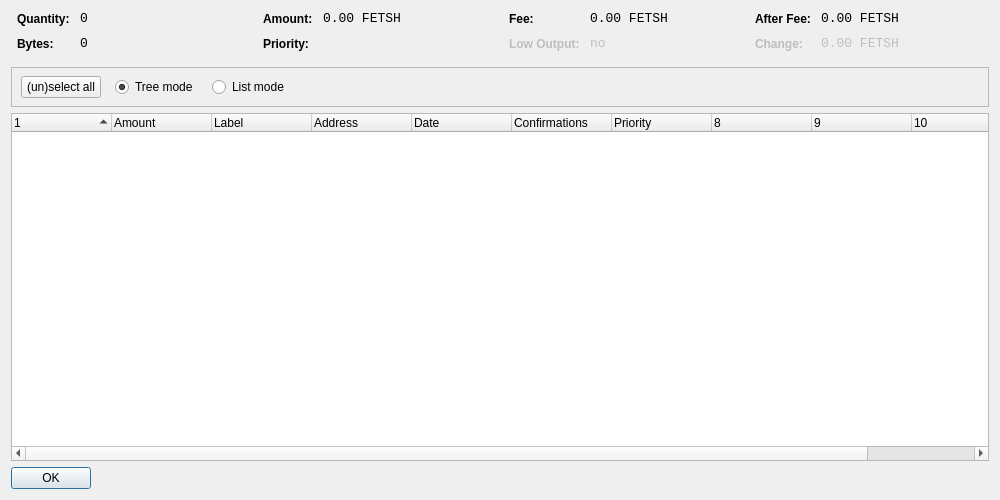
<?xml version="1.0" encoding="UTF-8"?>
<ui version="4.0">
 <class>CoinControlDialog</class>
 <widget class="QDialog" name="CoinControlDialog">
  <property name="geometry">
   <rect>
    <x>0</x>
    <y>0</y>
    <width>1000</width>
    <height>500</height>
   </rect>
  </property>
  <property name="windowTitle">
   <string>Coin Control</string>
  </property>
  <layout class="QVBoxLayout" name="verticalLayout">
   <item>
    <layout class="QHBoxLayout" name="horizontalLayoutTop" stretch="0,0,0,0">
     <property name="topMargin">
      <number>0</number>
     </property>
     <property name="bottomMargin">
      <number>10</number>
     </property>
     <item>
      <layout class="QFormLayout" name="formLayoutCoinControl1">
       <property name="horizontalSpacing">
        <number>10</number>
       </property>
       <property name="verticalSpacing">
        <number>10</number>
       </property>
       <property name="leftMargin">
        <number>6</number>
       </property>
       <property name="rightMargin">
        <number>6</number>
       </property>
       <item row="0" column="0">
        <widget class="QLabel" name="labelCoinControlQuantityText">
         <property name="styleSheet">
          <string notr="true">font-weight:bold;</string>
         </property>
         <property name="text">
          <string>Quantity:</string>
         </property>
        </widget>
       </item>
       <item row="0" column="1">
        <widget class="QLabel" name="labelCoinControlQuantity">
         <property name="font">
          <font>
           <family>Monospace</family>
           <pointsize>10</pointsize>
          </font>
         </property>
         <property name="cursor">
          <cursorShape>IBeamCursor</cursorShape>
         </property>
         <property name="contextMenuPolicy">
          <enum>Qt::ActionsContextMenu</enum>
         </property>
         <property name="text">
          <string notr="true">0</string>
         </property>
         <property name="textInteractionFlags">
          <set>Qt::LinksAccessibleByMouse|Qt::TextSelectableByKeyboard|Qt::TextSelectableByMouse</set>
         </property>
        </widget>
       </item>
       <item row="1" column="0">
        <widget class="QLabel" name="labelCoinControlBytesText">
         <property name="styleSheet">
          <string notr="true">font-weight:bold;</string>
         </property>
         <property name="text">
          <string>Bytes:</string>
         </property>
        </widget>
       </item>
       <item row="1" column="1">
        <widget class="QLabel" name="labelCoinControlBytes">
         <property name="font">
          <font>
           <family>Monospace</family>
           <pointsize>10</pointsize>
          </font>
         </property>
         <property name="cursor">
          <cursorShape>IBeamCursor</cursorShape>
         </property>
         <property name="contextMenuPolicy">
          <enum>Qt::ActionsContextMenu</enum>
         </property>
         <property name="text">
          <string notr="true">0</string>
         </property>
         <property name="textInteractionFlags">
          <set>Qt::LinksAccessibleByMouse|Qt::TextSelectableByKeyboard|Qt::TextSelectableByMouse</set>
         </property>
        </widget>
       </item>
      </layout>
     </item>
     <item>
      <layout class="QFormLayout" name="formLayoutCoinControl2">
       <property name="horizontalSpacing">
        <number>10</number>
       </property>
       <property name="verticalSpacing">
        <number>10</number>
       </property>
       <property name="leftMargin">
        <number>6</number>
       </property>
       <property name="rightMargin">
        <number>6</number>
       </property>
       <item row="0" column="0">
        <widget class="QLabel" name="labelCoinControlAmountText">
         <property name="styleSheet">
          <string notr="true">font-weight:bold;</string>
         </property>
         <property name="text">
          <string>Amount:</string>
         </property>
        </widget>
       </item>
       <item row="0" column="1">
        <widget class="QLabel" name="labelCoinControlAmount">
         <property name="font">
          <font>
           <family>Monospace</family>
           <pointsize>10</pointsize>
          </font>
         </property>
         <property name="cursor">
          <cursorShape>IBeamCursor</cursorShape>
         </property>
         <property name="contextMenuPolicy">
          <enum>Qt::ActionsContextMenu</enum>
         </property>
         <property name="text">
          <string notr="true">0.00 FETSH</string>
         </property>
         <property name="textInteractionFlags">
          <set>Qt::LinksAccessibleByMouse|Qt::TextSelectableByKeyboard|Qt::TextSelectableByMouse</set>
         </property>
        </widget>
       </item>
       <item row="1" column="0">
        <widget class="QLabel" name="labelCoinControlPriorityText">
         <property name="styleSheet">
          <string notr="true">font-weight:bold;</string>
         </property>
         <property name="text">
          <string>Priority:</string>
         </property>
        </widget>
       </item>
       <item row="1" column="1">
        <widget class="QLabel" name="labelCoinControlPriority">
         <property name="font">
          <font>
           <family>Monospace</family>
           <pointsize>10</pointsize>
          </font>
         </property>
         <property name="cursor">
          <cursorShape>IBeamCursor</cursorShape>
         </property>
         <property name="contextMenuPolicy">
          <enum>Qt::ActionsContextMenu</enum>
         </property>
         <property name="text">
          <string/>
         </property>
         <property name="textInteractionFlags">
          <set>Qt::LinksAccessibleByMouse|Qt::TextSelectableByKeyboard|Qt::TextSelectableByMouse</set>
         </property>
        </widget>
       </item>
      </layout>
     </item>
     <item>
      <layout class="QFormLayout" name="formLayoutCoinControl3">
       <property name="horizontalSpacing">
        <number>10</number>
       </property>
       <property name="verticalSpacing">
        <number>10</number>
       </property>
       <property name="leftMargin">
        <number>6</number>
       </property>
       <property name="rightMargin">
        <number>6</number>
       </property>
       <item row="0" column="0">
        <widget class="QLabel" name="labelCoinControlFeeText">
         <property name="styleSheet">
          <string notr="true">font-weight:bold;</string>
         </property>
         <property name="text">
          <string>Fee:</string>
         </property>
        </widget>
       </item>
       <item row="0" column="1">
        <widget class="QLabel" name="labelCoinControlFee">
         <property name="font">
          <font>
           <family>Monospace</family>
           <pointsize>10</pointsize>
          </font>
         </property>
         <property name="cursor">
          <cursorShape>IBeamCursor</cursorShape>
         </property>
         <property name="contextMenuPolicy">
          <enum>Qt::ActionsContextMenu</enum>
         </property>
         <property name="text">
          <string notr="true">0.00 FETSH</string>
         </property>
         <property name="textInteractionFlags">
          <set>Qt::LinksAccessibleByMouse|Qt::TextSelectableByKeyboard|Qt::TextSelectableByMouse</set>
         </property>
        </widget>
       </item>
       <item row="1" column="0">
        <widget class="QLabel" name="labelCoinControlLowOutputText">
         <property name="enabled">
          <bool>false</bool>
         </property>
         <property name="styleSheet">
          <string notr="true">font-weight:bold;</string>
         </property>
         <property name="text">
          <string>Low Output:</string>
         </property>
        </widget>
       </item>
       <item row="1" column="1">
        <widget class="QLabel" name="labelCoinControlLowOutput">
         <property name="enabled">
          <bool>false</bool>
         </property>
         <property name="font">
          <font>
           <family>Monospace</family>
           <pointsize>10</pointsize>
          </font>
         </property>
         <property name="cursor">
          <cursorShape>IBeamCursor</cursorShape>
         </property>
         <property name="contextMenuPolicy">
          <enum>Qt::ActionsContextMenu</enum>
         </property>
         <property name="text">
          <string notr="true">no</string>
         </property>
         <property name="textInteractionFlags">
          <set>Qt::LinksAccessibleByMouse|Qt::TextSelectableByKeyboard|Qt::TextSelectableByMouse</set>
         </property>
        </widget>
       </item>
      </layout>
     </item>
     <item>
      <layout class="QFormLayout" name="formLayoutCoinControl4">
       <property name="horizontalSpacing">
        <number>10</number>
       </property>
       <property name="verticalSpacing">
        <number>10</number>
       </property>
       <property name="leftMargin">
        <number>6</number>
       </property>
       <property name="rightMargin">
        <number>6</number>
       </property>
       <item row="0" column="0">
        <widget class="QLabel" name="labelCoinControlAfterFeeText">
         <property name="styleSheet">
          <string notr="true">font-weight:bold;</string>
         </property>
         <property name="text">
          <string>After Fee:</string>
         </property>
        </widget>
       </item>
       <item row="0" column="1">
        <widget class="QLabel" name="labelCoinControlAfterFee">
         <property name="font">
          <font>
           <family>Monospace</family>
           <pointsize>10</pointsize>
          </font>
         </property>
         <property name="cursor">
          <cursorShape>IBeamCursor</cursorShape>
         </property>
         <property name="contextMenuPolicy">
          <enum>Qt::ActionsContextMenu</enum>
         </property>
         <property name="text">
          <string notr="true">0.00 FETSH</string>
         </property>
         <property name="textInteractionFlags">
          <set>Qt::LinksAccessibleByMouse|Qt::TextSelectableByKeyboard|Qt::TextSelectableByMouse</set>
         </property>
        </widget>
       </item>
       <item row="1" column="0">
        <widget class="QLabel" name="labelCoinControlChangeText">
         <property name="enabled">
          <bool>false</bool>
         </property>
         <property name="styleSheet">
          <string notr="true">font-weight:bold;</string>
         </property>
         <property name="text">
          <string>Change:</string>
         </property>
        </widget>
       </item>
       <item row="1" column="1">
        <widget class="QLabel" name="labelCoinControlChange">
         <property name="enabled">
          <bool>false</bool>
         </property>
         <property name="font">
          <font>
           <family>Monospace</family>
           <pointsize>10</pointsize>
          </font>
         </property>
         <property name="cursor">
          <cursorShape>IBeamCursor</cursorShape>
         </property>
         <property name="contextMenuPolicy">
          <enum>Qt::ActionsContextMenu</enum>
         </property>
         <property name="text">
          <string notr="true">0.00 FETSH</string>
         </property>
         <property name="textInteractionFlags">
          <set>Qt::LinksAccessibleByMouse|Qt::TextSelectableByKeyboard|Qt::TextSelectableByMouse</set>
         </property>
        </widget>
       </item>
      </layout>
     </item>
    </layout>
   </item>
   <item>
    <widget class="QFrame" name="frame">
     <property name="minimumSize">
      <size>
       <width>0</width>
       <height>40</height>
      </size>
     </property>
     <property name="frameShape">
      <enum>QFrame::StyledPanel</enum>
     </property>
     <property name="frameShadow">
      <enum>QFrame::Sunken</enum>
     </property>
     <widget class="QWidget" name="horizontalLayoutWidget">
      <property name="geometry">
       <rect>
        <x>10</x>
        <y>0</y>
        <width>781</width>
        <height>41</height>
       </rect>
      </property>
      <layout class="QHBoxLayout" name="horizontalLayoutPanel" stretch="0,0,0,0">
       <property name="spacing">
        <number>14</number>
       </property>
       <item>
        <widget class="QPushButton" name="pushButtonSelectAll">
         <property name="sizePolicy">
          <sizepolicy hsizetype="Maximum" vsizetype="Fixed">
           <horstretch>0</horstretch>
           <verstretch>0</verstretch>
          </sizepolicy>
         </property>
         <property name="text">
          <string>(un)select all</string>
         </property>
        </widget>
       </item>
       <item>
        <widget class="QRadioButton" name="radioTreeMode">
         <property name="sizePolicy">
          <sizepolicy hsizetype="Maximum" vsizetype="Fixed">
           <horstretch>0</horstretch>
           <verstretch>0</verstretch>
          </sizepolicy>
         </property>
         <property name="text">
          <string>Tree mode</string>
         </property>
         <property name="checked">
          <bool>true</bool>
         </property>
        </widget>
       </item>
       <item>
        <widget class="QRadioButton" name="radioListMode">
         <property name="sizePolicy">
          <sizepolicy hsizetype="Maximum" vsizetype="Fixed">
           <horstretch>0</horstretch>
           <verstretch>0</verstretch>
          </sizepolicy>
         </property>
         <property name="text">
          <string>List mode</string>
         </property>
        </widget>
       </item>
       <item>
        <spacer name="horizontalSpacer">
         <property name="orientation">
          <enum>Qt::Horizontal</enum>
         </property>
         <property name="sizeHint" stdset="0">
          <size>
           <width>40</width>
           <height>20</height>
          </size>
         </property>
        </spacer>
       </item>
      </layout>
     </widget>
    </widget>
   </item>
   <item>
    <widget class="CoinControlTreeWidget" name="treeWidget">
     <property name="contextMenuPolicy">
      <enum>Qt::CustomContextMenu</enum>
     </property>
     <property name="sortingEnabled">
      <bool>false</bool>
     </property>
     <property name="columnCount">
      <number>11</number>
     </property>
     <attribute name="headerShowSortIndicator" stdset="0">
      <bool>true</bool>
     </attribute>
     <attribute name="headerStretchLastSection">
      <bool>false</bool>
     </attribute>
     <column>
      <property name="text">
       <string/>
      </property>
     </column>
     <column>
      <property name="text">
       <string>Amount</string>
      </property>
     </column>
     <column>
      <property name="text">
       <string>Label</string>
      </property>
     </column>
     <column>
      <property name="text">
       <string>Address</string>
      </property>
     </column>
     <column>
      <property name="text">
       <string>Date</string>
      </property>
     </column>
     <column>
      <property name="text">
       <string>Confirmations</string>
      </property>
      <property name="toolTip">
       <string>Confirmed</string>
      </property>
     </column>
     <column>
      <property name="text">
       <string>Priority</string>
      </property>
     </column>
     <column>
      <property name="text">
       <string/>
      </property>
     </column>
     <column>
      <property name="text">
       <string/>
      </property>
     </column>
     <column>
      <property name="text">
       <string/>
      </property>
     </column>
     <column>
      <property name="text">
       <string/>
      </property>
     </column>
    </widget>
   </item>
   <item>
    <widget class="QDialogButtonBox" name="buttonBox">
     <property name="sizePolicy">
      <sizepolicy hsizetype="Maximum" vsizetype="Fixed">
       <horstretch>0</horstretch>
       <verstretch>0</verstretch>
      </sizepolicy>
     </property>
     <property name="orientation">
      <enum>Qt::Horizontal</enum>
     </property>
     <property name="standardButtons">
      <set>QDialogButtonBox::Ok</set>
     </property>
    </widget>
   </item>
  </layout>
 </widget>
 <customwidgets>
  <customwidget>
   <class>CoinControlTreeWidget</class>
   <extends>QTreeWidget</extends>
   <header>coincontroltreewidget.h</header>
  </customwidget>
 </customwidgets>
 <resources/>
 <connections/>
</ui>
